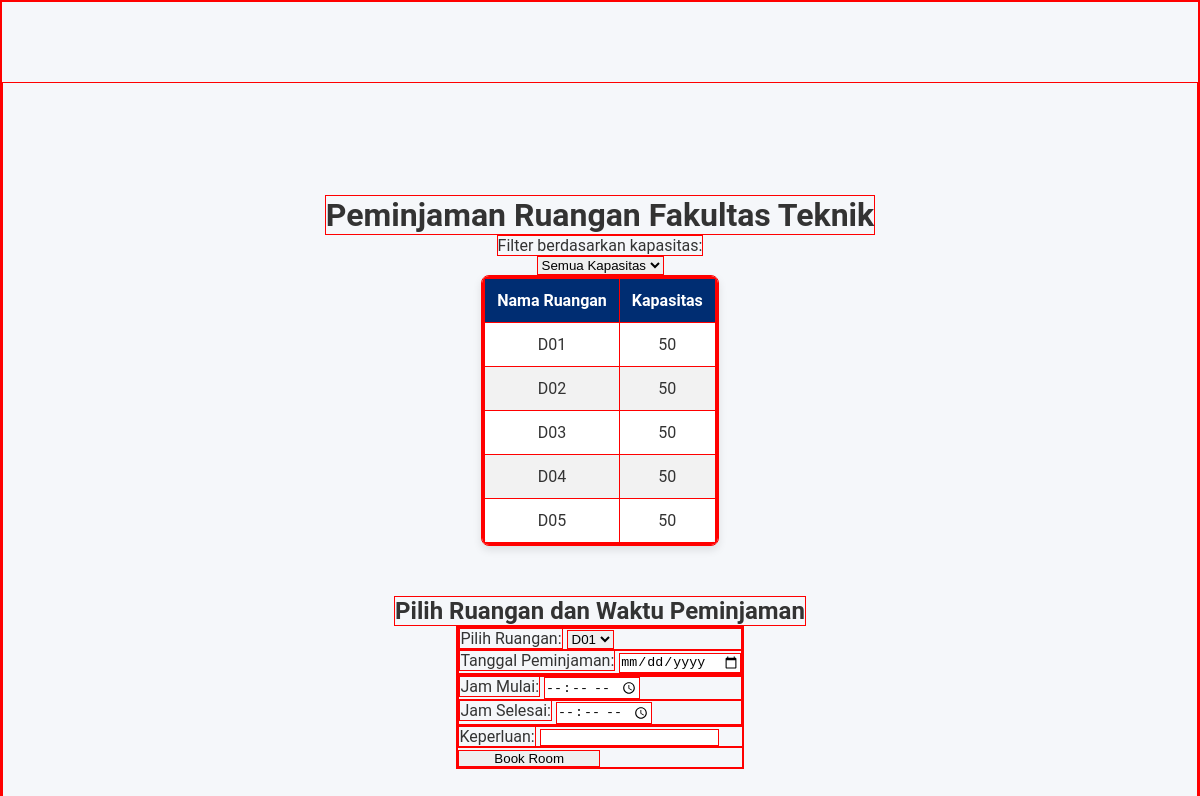
The page /module/BookingRuangan/user_bookings.php (signed in) on the database as committed earlier.
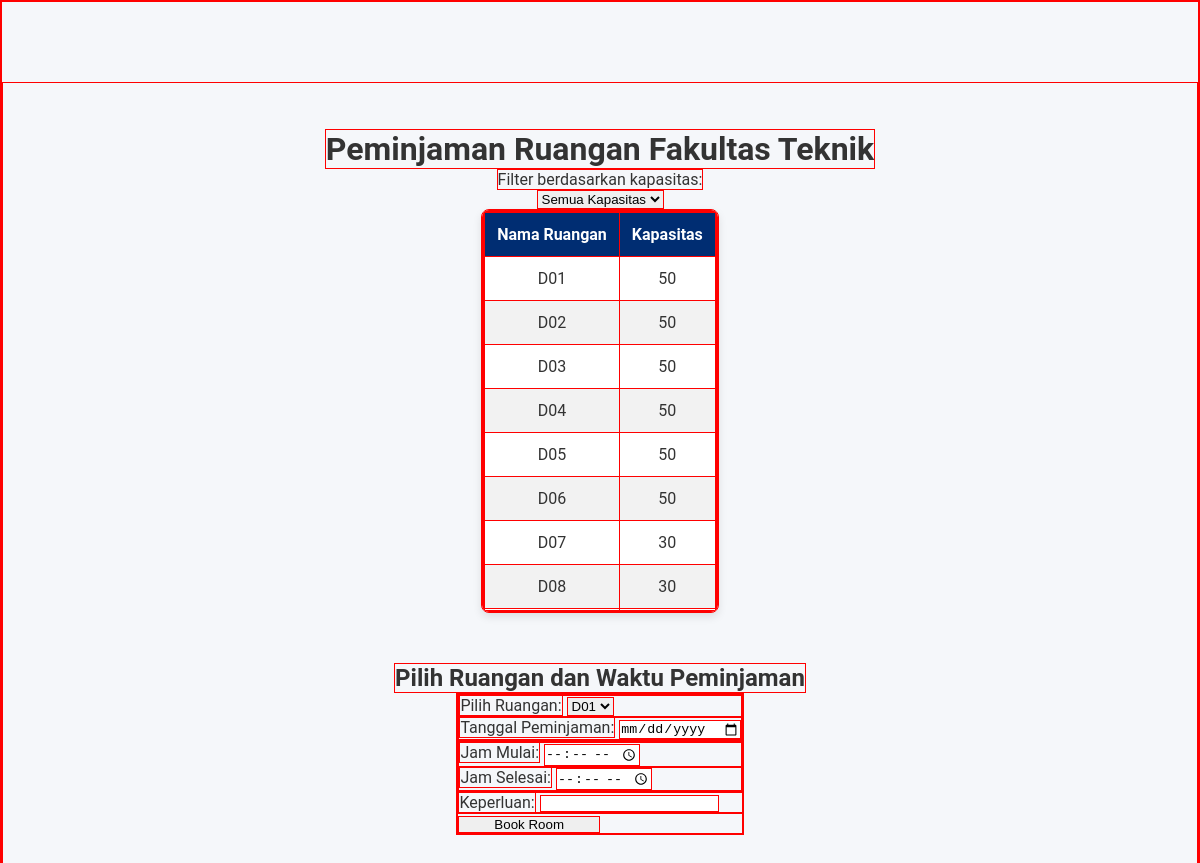
The same page on the database as committed later.
### tables this page shows
CREATE TABLE `ruangan` (
  `id_ruangan` int(11) NOT NULL,
  `nama_ruangan` varchar(50) NOT NULL,
  `kapasitas` int(11) DEFAULT NULL,
  `tersedia` set('1','0') NOT NULL
);

### module/BookingRuangan/user_bookings.php (the view, shortened to what this page needs)
<?php
include_once("function/koneksi.php");
$query = "SELECT r.nama_ruangan, r.kapasitas FROM ruangan r ORDER BY r.nama_ruangan";
$result = mysqli_query($conn, $query);
?>
<!DOCTYPE html>
<html lang="en">
<head>
    <link rel="stylesheet" href="style.css">
    <link rel="stylesheet" href="booking_ruangan.css">
</head>
<body>
    <div class="container text-align-center">
        <h1>Peminjaman Ruangan Fakultas Teknik</h1>
        <label for="capacityFilter">Filter berdasarkan kapasitas:</label>
        <select id="capacityFilter" onchange="filterRooms()">
            <option value="all">Semua Kapasitas</option>
        </select>
        <div class="card">
            <div class="card-body p-0">
                <div class="table-responsive table-scroll" data-mdb-perfect-scrollbar="true">
                    <table class="table table-striped mb-0">
                        <thead>
                            <tr>
                                <th scope="col">Nama Ruangan</th>
                                <th scope="col">Kapasitas</th>
                            </tr>
                        </thead>
                        <tbody id="roomTable">
                            <?php if (mysqli_num_rows($result) > 0): ?>
                                <?php while ($row = mysqli_fetch_assoc($result)): ?>
                                    <tr class="room-item" data-capacity="<?php echo $row['kapasitas']; ?>">
                                        <td><?php echo htmlspecialchars($row['nama_ruangan']); ?></td>
                                        <td><?php echo htmlspecialchars($row['kapasitas']); ?></td>
                                    </tr>
                                <?php endwhile; ?>
                            <?php else: ?>
                                <tr>
                                    <td colspan="2">Tidak ada ruangan yang tersedia.</td>
                                </tr>
                            <?php endif; ?>
                        </tbody>
                    </table>
                </div>
            </div>
        </div>
        <h2>Pilih Ruangan dan Waktu Peminjaman</h2>
        <form id="bookingForm" action="<?php echo BASE_URL . "module/BookingRuangan/proses_booking.php"; ?>" method="POST" onsubmit="return validateBookingTime()">
            <div class="form-row">
                <div class="form-group col-md-6">
                    <label for="room">Pilih Ruangan:</label>
                    <select name="room_id" id="room" class="form-control" required>
                        <?php
                        $query_ruangan = "SELECT * FROM ruangan";
                        $result_ruangan = mysqli_query($conn, $query_ruangan);
                        while ($row_ruangan = mysqli_fetch_assoc($result_ruangan)) {
                            echo '<option value="' . htmlspecialchars($row_ruangan['id_ruangan']) . '">' . htmlspecialchars($row_ruangan['nama_ruangan']) . '</option>';
                        }
                        ?>
                    </select>
                </div>
                <div class="form-group col-md-6">
                    <label for="date">Tanggal Peminjaman:</label>
                    <input type="date" name="tanggal_peminjaman" id="date" class="form-control" required>
                </div>
            </div>
            <div class="form-row">
                <div class="form-group col-md-6">
                    <label for="start">Jam Mulai:</label>
                    <input type="time" name="jam_mulai" id="start" class="form-control" required>
                </div>
                <div class="form-group col-md-6">
                    <label for="end">Jam Selesai:</label>
                    <input type="time" name="jam_selesai" id="end" class="form-control" required>
                </div>
            </div>
            <div class="form-group">
                <label for="keperluan">Keperluan:</label>
                <input type="text" name="keperluan" id="keperluan" class="form-control" required>
            </div>
            <div class="form-group container-fluid d-flex justify-content-center my-3" >
                <button type="submit" name="submit" class="btn btn-primary" style="width: 50%;">Book Room</button>
            </div>
        </form>
    </div>
</body>
</html>

### css/style.css (style rules this page uses)
* { border: 1px solid red; }
body { margin: 0; padding: 0; font-family: 'PT Sans', sans-serif; }

### module/BookingRuangan/booking_ruangan.css (style rules this page uses)
* { margin: 0; padding: 0; box-sizing: border-box; }
body { font-family: 'Roboto', sans-serif; background-color: #f5f7fa; color: #333; padding-top: 80px; }
.container { display: flex; flex-direction: column; align-items: center; justify-content: center; height: 100vh; }
.card { background-color: #fff; border-radius: 8px; box-shadow: 0 4px 8px rgba(0, 0, 0, 0.1); overflow: hidden; margin-bottom: 50px; }
.table-scroll { max-height: 400px; overflow-y: auto; }
.table { width: 100%; border-collapse: collapse; border-radius: 8px; overflow: x; box-shadow: 0 4px 8px rgba(0, 0, 0, 0.1); }
.table thead { background-color: #002d72; color: #fff; }
.table th, .table td { padding: 12px; text-align: center; }
.table tbody tr:nth-child(even) { background-color: #f2f2f2; }

Rows that differ between the two databases and show on the page:
added ruangan: nama_ruangan "D06", kapasitas "50"
added ruangan: nama_ruangan "D07", kapasitas "30"
added ruangan: nama_ruangan "D08", kapasitas "30"
